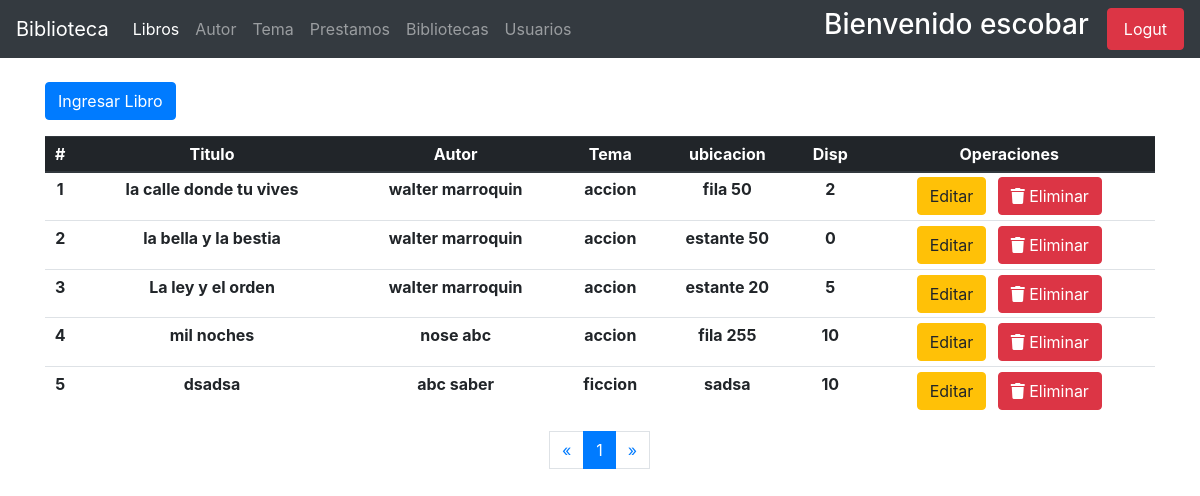
The page /libros/index-admin/ (signed in) on the database its author committed.
### usuarios/models.py (models this page shows, shortened)
class User(AbstractUser):
    email = models.EmailField(unique=True)
    adress = models.CharField(max_length=100 , null=True, blank=True)
    celphone = models.PositiveIntegerField(blank=True, null=True)
    gender = models.BooleanField(default=True, choices = [
        (True, 'Male'),
        (False, 'Female'),
    ])
    birth_date = models.DateField(blank=True, null=True)
    cui = models.PositiveIntegerField(blank=True, null=True)
    departamento = models.ForeignKey(Departamento, on_delete=models.PROTECT,blank=True,  null=True)
    municipio = models.ForeignKey(Municipio, on_delete=models.CASCADE, blank=True, null=True)
    zona = models.PositiveIntegerField(_('zona del municipio'), blank=True, null=True)
    escolaridad = models.PositiveIntegerField(_('escolaridad'), default=0, choices=[
        ( 1, 'None' ),
        ( 2, 'Primaria'),
        ( 3,'Basicos'),
        ( 4, 'Diversificado'),
        ( 5, 'Universidad'),
        ( 6, 'Maestria'),
    ])
    establecimiento = models.CharField(_('establecimiento'), max_length=150, blank=True, null=True)
    estado = models.PositiveSmallIntegerField(_('estado'), default=1)
    imagen = models.ImageField(_('perfil'), upload_to='usuarios/avatares/', default='default_avatar.jpg', blank=True, null=True)
    USERNAME_FIELD = 'email'
    REQUIRED_FIELDS = ['username','first_name', 'last_name']

### apps/libros/models.py (models this page shows, shortened)
class Libros(models.Model):
    titulo = models.CharField(_('titulo'), max_length=150)
    biblioteca = models.ForeignKey(Biblioteca, on_delete=models.PROTECT, null=True)
    autor = models.ForeignKey(Author, on_delete=models.PROTECT)
    tema = models.ForeignKey(Temas, on_delete=models.PROTECT)
    ubicacion = models.CharField(_('ubicacion'), max_length=200)
    disponibles = models.PositiveIntegerField(_('libros disponibles'), validators=[limit], default=1, )
    fecha_registro = models.DateField(_('Fecha de ingreso'), default=datetime.now())
    class Meta:
        ordering = ['id']
        verbose_name_plural = 'Libros'

### apps/autores/models.py (models this page shows, shortened)
class Author(models.Model):
    nombre = models.CharField(_('nombre'), max_length=150)
    apellido = models.CharField(_('apellido'), max_length=150)
    nacionalidad = models.ForeignKey(Pais, on_delete=models.CASCADE)
    genero = models.BooleanField(_('genero'), default=True, choices=[
        (True, 'masculino'),
        (False, 'femenino')
    ])
    nacimiento = models.DateField(_('fecha de nacimiento'))
    fallecimiento = models.DateField(_('fecha de fallecimiento'),null=True, blank=True)
    fecha_registro = models.DateField(_('fecha de registro'), default=datetime.now())
    def __str__(self):
        return f'{self.nombre} {self.apellido}'

### apps/temas/models.py (models this page shows)
class Temas(models.Model):
    tema = models.CharField(_('tema'), max_length=200)
    fecha_ingreso = models.DateField(_('fecha_ingreso'), default=now())
    class Meta:
        verbose_name_plural = 'Temas'
    def __str__(self):
        return self.tema

### apps/libros/views.py (the view)
# urls.py: path('index-admin/', local_views.AdminBookList.as_view(), name='admin_index'),
class AdminBookList(AdminMixin,ListView):
    model = Libros
    context_object_name = 'Libro'
    paginate_by = 5
    template_name_suffix = '_list_admin'

### usuarios/mixins.py (called while the page is built)
def _user_mixin(group_name):
    class Mixin(LoginRequiredMixin, UserPassesTestMixin):
        login_url = reverse_lazy('usuarios:index')
        def test_func(self):
            user = self.request.user
            if user.is_superuser:
                return True
            group = Group.objects.get(name=group_name)
            return group in user.groups.all()
    return Mixin

### apps/libros/templates/libros/libros_list_admin.html (shortened to what this page needs)
{% extends "base.html" %}
{% block navbar_items %}
<li class="nav-item active">
    <a class="nav-link" href="{% url 'book:admin_index' %}"> Libros <span class="sr-only">(current)</span></a>
</li>
<li class="nav-item">
    <a class="nav-link" href="{% url 'autor:autores-admin' %}"> Autor </a>
</li>
<li class="nav-item">
    <a class="nav-link" href="{% url 'temas:temas-admin' %}"> Tema </a>
</li>
<li class="nav-item">
    <a href="{% url 'prestamos:prestamo-admin' %}" class="nav-link"> Prestamos </a>
</li>
<li class="nav-item">
    <a href="{% url 'book:bibliotecas' %}" class="nav-link"> Bibliotecas </a>
</li>
<li class="nav-item">
    <a class="nav-link" href="{% url 'usuarios:list-users' %}" > Usuarios </a>
</li>
{% endblock navbar_items %}
{% block content %}
    <div class="container mt-4">
        <a href="{% url 'book:crear-libro' %}" class="btn btn-primary">Ingresar Libro </a>
    </div>
    <div class="container mt-3">
        <div class="table-responsive-md">
            <table class="table table-hover mt-3 text-center table-sm" id="table-controller">
                <thead class="thead-dark">
                    <tr>
                        <th scope="col"> # </th>
                        <th scope="col"> Titulo </th>
                        <th scope="col"> Autor </th>
                        <th scope="col"> Tema </th>
                        <th scope="col"> ubicacion </th>
                        <th scope="col"> Disp </th>
                        <th scope="col"> Operaciones </th>
                    </tr>
                </thead>
                <tbody>
                    {% for libro in Libro %}
                        <tr>
                            <th scope="col"> {{ forloop.counter }}</th>
                            <th> {{ libro.titulo }} </th>
                            <th> {{ libro.autor }} </th>
                            <th> {{ libro.tema }} </th>
                            <th> {{ libro.ubicacion }} </th>
                            <th> {{ libro.disponibles }} </th>
                            <th> <a href="{% url 'book:editar-libro' libro.id %}"  class="btn btn-warning"> Editar </a> &nbsp; <a href="{% url 'book:eliminar-libro' libro.id %}" class="btn btn-danger"><i class="fas fa-trash"></i> Eliminar</a></th>
                        </tr>
                    {% endfor %}
                </tbody>
            </table>
        </div>
    </div>
                <nav aria-label="Page navigation example">
                    <ul class="pagination justify-content-center">
                        {% if page_obj.has_previous %}
                            <li class="page-item"> <a href="?page={{ page_obj.previous_page_number }}" class="page-link" aria-label="Previous">&laquo;</a></li>
                        {% else %}
                        <li class="disabled"><span class="page-link">&laquo; </span> </li>
                        {% endif %}
                        {% for i in paginator.page_range %}
                            {% if page_obj.number == i %}
                                <li class="active page-item"><span class="page-link"> {{ i }} <span class="sr-only">current</span></span></li>
                            {% else %}
                                <li class="page-item"><a href="?page={{ i }}" class="page-link"> {{ i }} </a></li>
                            {% endif %}
                        {% endfor %}
                        {% if page_obj.has_next %}
                            <li class="page-item"><a href="?page={{ page_obj.next_page_number }}" class="page-link">&raquo;</a></li>
                        {% else %}
                            <li class="disabled" class="page-item"> <span class="page-link">&raquo;</span> </li>
                        {% endif %}
                    </ul>
                </nav>
{% endblock %}

### usuarios/templates/base.html (shortened to what this page needs)
{% load static %}
<!DOCTYPE html>
<html lang="en">
<head>
    <link rel="stylesheet" type="text/css" href="https://cdn.datatables.net/v/bs4/dt-1.10.18/datatables.min.css"/>
    <link rel="stylesheet" href="https://use.fontawesome.com/releases/v5.1.0/css/all.css">
    <link rel="stylesheet" href="//code.jquery.com/ui/1.12.1/themes/base/jquery-ui.css">
    <link rel="stylesheet" href="https://stackpath.bootstrapcdn.com/bootstrap/4.1.1/css/bootstrap.min.css">
</head>
<body>
    <nav class="navbar navbar-expand-lg navbar-dark bg-dark">
        <a class="navbar-brand" href="{% url 'usuarios:index' %}">Biblioteca</a>
        <div class="collapse navbar-collapse" id="navbarSupportedContent">
            <ul class="navbar-nav mr-auto">
                {% block navbar_items %}
                {% endblock navbar_items %}
            </ul>
            <form class="form-inline my-2 my-lg-0">
                <h3 style="color: #ffffff"> Bienvenido {{ user.first_name }} </h3>
                <a class='nav-link btn btn-danger text-white' href="{% url 'usuarios:sign_out' %}">Logut</a>
            </form>
        </div>
    </nav>
    {% block content %}
    {% endblock %}
</body>
</html>

### rows shown on the page
User: first_name "escobar"
Libros: titulo "la calle donde tu vives", autor "walter marroquin", tema "accion", ubicacion "fila 50", disponibles "2"
Libros: titulo "la bella y la bestia", autor "walter marroquin", tema "accion", ubicacion "estante 50", disponibles "0"
Libros: titulo "La ley y el orden", autor "walter marroquin", tema "accion", ubicacion "estante 20", disponibles "5"
Libros: titulo "mil noches", autor "nose abc", tema "accion", ubicacion "fila 255", disponibles "10"
Libros: titulo "dsadsa", autor "abc saber", tema "ficcion", ubicacion "sadsa", disponibles "10"

### other values the page prints
{{ i }} "1"
